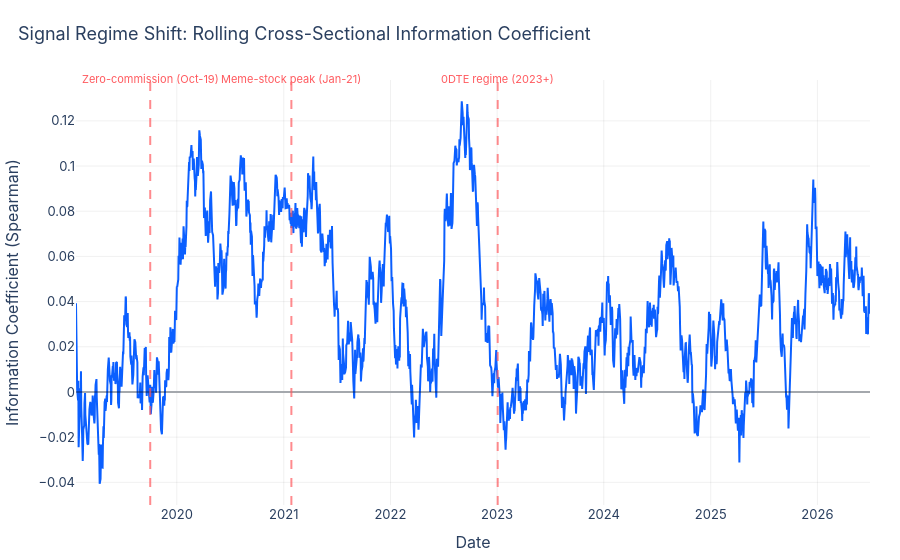

Here is the notebook cell this chart was saved with:
### Code cell
ic_series = pd.Series(index=dates, dtype=float)
for dt in dates[:-1]:
    ic_series.loc[dt] = backtest.information_coefficient(alpha_score.loc[dt], fwd_ret_panel.loc[dt])

roll_ic = monitoring.rolling_ic(ic_series, window=63)
fig2, paths2 = viz.plot_rolling_ic_regime(roll_ic.dropna(), regime_dates, FIG_DIR)
fig2.show()

for label, (lo, hi) in {
    "2019 (pre zero-commission)": ("2019-01-01", "2019-10-01"),
    "2020 (COVID/meme peak)": ("2019-10-02", "2020-12-31"),
    "2021-2022 (cooling)": ("2021-01-01", "2022-12-31"),
    "2023-2026 (0DTE regime)": ("2023-01-01", "2026-06-30"),
}.items():
    sub = ic_series.loc[lo:hi]
    print(f"{label:32s} mean daily IC = {sub.mean():+.4f}   (n={len(sub.dropna())})")

### Figure 1 — Plotly figure (JSON) as saved in the notebook; plotly's stock layout.template omitted (floating-point values rounded to 4 significant figures; data arrays with more than 128 entries replaced by an {"elided": "..."} marker saying what was removed)
{"data": [{"line": {"color": "#0B5FFF", "width": 2}, "mode": "lines", "name": "Rolling IC (EOV vs fwd return)", "type": "scatter", "x": {"elided": "1942 str values"}, "y": {"elided": "1942 float values"}}], "layout": {"annotations": [{"font": {"color": "#FF5A5F", "size": 11}, "showarrow": false, "text": "Zero-commission (Oct-19)", "x": "2019-10-02", "y": 1.0, "yref": "paper", "yshift": 10}, {"font": {"color": "#FF5A5F", "size": 11}, "showarrow": false, "text": "Meme-stock peak (Jan-21)", "x": "2021-01-27", "y": 1.0, "yref": "paper", "yshift": 10}, {"font": {"color": "#FF5A5F", "size": 11}, "showarrow": false, "text": "0DTE regime (2023+)", "x": "2023-01-03", "y": 1.0, "yref": "paper", "yshift": 10}], "colorway": ["#0B5FFF", "#FF5A5F", "#00B67A", "#F5A623", "#8E44AD", "#1ABC9C"], "font": {"family": "Inter, Helvetica, Arial, sans-serif", "size": 13}, "hovermode": "x unified", "legend": {"orientation": "h", "x": 1, "xanchor": "right", "y": 1.02, "yanchor": "bottom"}, "margin": {"b": 50, "l": 60, "r": 30, "t": 80}, "shapes": [{"line": {"color": "rgba(0,0,0,0.3)"}, "type": "line", "x0": 0, "x1": 1, "xref": "x domain", "y0": 0, "y1": 0, "yref": "y"}, {"line": {"color": "#FF5A5F", "dash": "dash"}, "opacity": 0.7, "type": "line", "x0": "2019-10-02", "x1": "2019-10-02", "xref": "x", "y0": 0, "y1": 1, "yref": "y domain"}, {"line": {"color": "#FF5A5F", "dash": "dash"}, "opacity": 0.7, "type": "line", "x0": "2021-01-27", "x1": "2021-01-27", "xref": "x", "y0": 0, "y1": 1, "yref": "y domain"}, {"line": {"color": "#FF5A5F", "dash": "dash"}, "opacity": 0.7, "type": "line", "x0": "2023-01-03", "x1": "2023-01-03", "xref": "x", "y0": 0, "y1": 1, "yref": "y domain"}], "title": {"font": {"size": 18}, "text": "Signal Regime Shift: Rolling Cross-Sectional Information Coefficient", "x": 0.02, "xanchor": "left"}, "xaxis": {"gridcolor": "rgba(0,0,0,0.06)", "showgrid": true, "title": {"text": "Date"}}, "yaxis": {"gridcolor": "rgba(0,0,0,0.06)", "showgrid": true, "title": {"text": "Information Coefficient (Spearman)"}}}}
